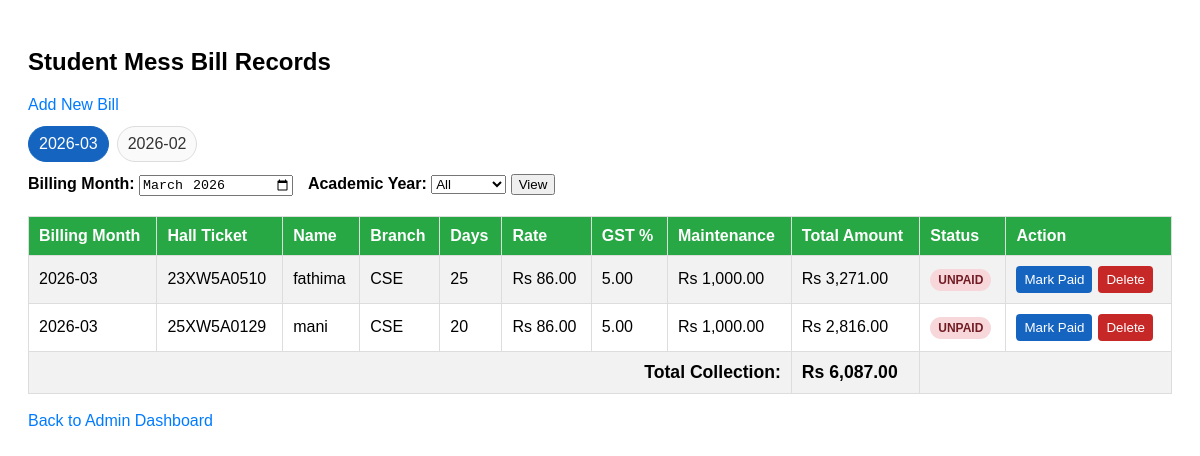
/view_bills.php, run on the app's committed database.
### tables this page shows
CREATE TABLE `student_bills` (
  `hall_ticket` varchar(10) NOT NULL,
  `student_name` text NOT NULL,
  `days_attended` int(11) NOT NULL,
  `rate_per_day` int(11) NOT NULL,
  `gst_percent` int(11) NOT NULL,
  `total_amount` int(11) NOT NULL,
  `maintenance_fee` decimal(10,2) NOT NULL DEFAULT 1000.00,
  `created_at` timestamp NOT NULL DEFAULT current_timestamp(),
  `billing_month` varchar(7) NOT NULL DEFAULT '2026-03',
  `payment_status` enum('paid','unpaid') NOT NULL DEFAULT 'unpaid',
  `student_id` int(11) DEFAULT NULL,
  `hostel_category` enum('boys','girls') NOT NULL DEFAULT 'boys'
);

CREATE TABLE `registered_students` (
  `id` int(11) NOT NULL,
  `hall_ticket` varchar(50) NOT NULL,
  `student_name` varchar(150) NOT NULL,
  `joining_date` date NOT NULL,
  `end_date` date DEFAULT NULL,
  `branch` varchar(100) NOT NULL,
  `phone_number` varchar(20) NOT NULL,
  `created_at` timestamp NOT NULL DEFAULT current_timestamp(),
  `join_academic_year` int(11) DEFAULT NULL,
  `current_year_at_join` tinyint(4) DEFAULT NULL,
  `current_academic_year` int(11) NOT NULL DEFAULT 1,
  `hostel_category` enum('boys','girls') NOT NULL DEFAULT 'boys',
  `expected_end_date` date DEFAULT NULL
);

### db_connect.php (called while the page is built, shortened)
<?php
function normalize_hostel(string $hostel): string {
    $hostel = strtolower(trim($hostel));
    return ($hostel === 'girls' || $hostel === 'boys') ? $hostel : 'all';
}
?>

### view_bills.php (the view, shortened to what this page needs)
<?php
include('db_connect.php');
$months = [];
$latestMonth = null;
$monthsRes = mysqli_query($conn, "SELECT DISTINCT billing_month FROM student_bills ORDER BY billing_month DESC");
if ($monthsRes) {
    while ($m = mysqli_fetch_assoc($monthsRes)) {
        $bm = (string)($m['billing_month'] ?? '');
        if ($bm !== '') {
            $months[] = $bm;
        }
    }
    if (count($months) > 0) {
        $latestMonth = $months[0];
    }
}
$selectedMonthParam = (string)($_GET['month'] ?? '');
$selectedMonth = $selectedMonthParam !== '' ? normalize_month($selectedMonthParam) : ($latestMonth ?? date('Y-m'));
$yearFilter = (string)($_GET['year'] ?? 'all');
$yearFilter = in_array($yearFilter, ['all', '1', '2', '3', '4'], true) ? $yearFilter : 'all';
$hostelFilter = normalize_hostel((string)($_GET['hostel'] ?? 'all'));
$sql = "SELECT
        sb.hall_ticket,
        COALESCE(rs.student_name, sb.student_name) AS student_name,
        rs.branch AS branch,
        sb.days_attended,
        sb.rate_per_day,
        sb.gst_percent,
        sb.maintenance_fee,
        sb.total_amount,
        sb.billing_month,
        sb.payment_status
    FROM student_bills sb
    LEFT JOIN registered_students rs
      ON (sb.student_id IS NOT NULL AND rs.id = sb.student_id)
      OR (sb.student_id IS NULL AND rs.hall_ticket = sb.hall_ticket)
    WHERE sb.billing_month = ?";
$sql .= " ORDER BY sb.hall_ticket ASC";
$stmt = mysqli_prepare($conn, $sql);
if ($stmt) {
    if ($yearFilter !== 'all' && $hostelFilter !== 'all') {
        $yf = (int)$yearFilter;
        mysqli_stmt_bind_param($stmt, 'sis', $selectedMonth, $yf, $hostelFilter);
    } elseif ($yearFilter !== 'all') {
        $yf = (int)$yearFilter;
        mysqli_stmt_bind_param($stmt, 'si', $selectedMonth, $yf);
    } elseif ($hostelFilter !== 'all') {
        mysqli_stmt_bind_param($stmt, 'ss', $selectedMonth, $hostelFilter);
    } else {
        mysqli_stmt_bind_param($stmt, 's', $selectedMonth);
    }
    mysqli_stmt_execute($stmt);
    $result = mysqli_stmt_get_result($stmt);
} else {
    $result = false;
}
?>
<!DOCTYPE html>
<html>
<head>
</head>
<body>
    <h2>Student Mess Bill Records</h2>
    <a class="link" href="index.php">Add New Bill</a>
    <?php if (count($months) > 0): ?>
        <div class="month-links">
            <?php foreach ($months as $m): ?>
                <a class="month-link <?= $m === $selectedMonth ? 'active' : '' ?>" href="view_bills.php?month=<?= urlencode($m) ?><?= $yearFilter !== 'all' ? '&year=' . urlencode($yearFilter) : '' ?><?= $hostelFilter !== 'all' ? '&hostel=' . urlencode($hostelFilter) : '' ?>">
                    <?= htmlspecialchars($m, ENT_QUOTES, 'UTF-8') ?>
                </a>
            <?php endforeach; ?>
        </div>
    <?php endif; ?>
    <form class="filter" method="GET" action="view_bills.php">
        <label for="month"><strong>Billing Month:</strong></label>
        <input type="month" id="month" name="month" value="<?= htmlspecialchars($selectedMonth, ENT_QUOTES, 'UTF-8') ?>">
        <label for="year" style="margin-left:10px;"><strong>Academic Year:</strong></label>
        <select id="year" name="year">
            <option value="all" <?= $yearFilter === 'all' ? 'selected' : '' ?>>All</option>
        </select>
        <button type="submit">View</button>
    </form>
    <table>
        <tr>
            <th>Billing Month</th>
            <th>Hall Ticket</th>
            <th>Name</th>
            <th>Branch</th>
            <th>Days</th>
            <th>Rate</th>
            <th>GST %</th>
            <th>Maintenance</th>
            <th>Total Amount</th>
            <th>Status</th>
            <th>Action</th>
        </tr>
        <?php
        $grand_total = 0;
        if ($result && mysqli_num_rows($result) > 0) {
            while ($row = mysqli_fetch_assoc($result)) {
                $grand_total += (float)$row['total_amount'];
                $status = strtolower((string)$row['payment_status']);
                $isPaid = $status === 'paid';
                $toggleTo = $isPaid ? 'unpaid' : 'paid';
                $toggleLabel = $isPaid ? 'Mark Unpaid' : 'Mark Paid';
                echo "<tr>
                    <td>" . htmlspecialchars($row['billing_month'], ENT_QUOTES, 'UTF-8') . "</td>
                    <td>" . htmlspecialchars($row['hall_ticket'], ENT_QUOTES, 'UTF-8') . "</td>
                    <td>" . htmlspecialchars($row['student_name'], ENT_QUOTES, 'UTF-8') . "</td>
                    <td>" . htmlspecialchars((string)($row['branch'] ?? ''), ENT_QUOTES, 'UTF-8') . "</td>
                    <td>" . (int)$row['days_attended'] . "</td>
                    <td>Rs " . number_format((float)$row['rate_per_day'], 2) . "</td>
                    <td>" . number_format((float)$row['gst_percent'], 2) . "</td>
                    <td>Rs " . number_format((float)$row['maintenance_fee'], 2) . "</td>
                    <td>Rs " . number_format((float)$row['total_amount'], 2) . "</td>
                    <td><span class='badge " . ($isPaid ? 'paid' : 'unpaid') . "'>" . strtoupper($status) . "</span></td>
                    <td>
                        <div class='action-wrap'>
                            <form method='POST' action='update_bill_status.php'>
                                <input type='hidden' name='hall_ticket' value='" . htmlspecialchars($row['hall_ticket'], ENT_QUOTES, 'UTF-8') . "'>
                                <input type='hidden' name='billing_month' value='" . htmlspecialchars($row['billing_month'], ENT_QUOTES, 'UTF-8') . "'>
                                <input type='hidden' name='status' value='" . $toggleTo . "'>
                                <input type='hidden' name='return_month' value='" . htmlspecialchars($selectedMonth, ENT_QUOTES, 'UTF-8') . "'>
                                <button class='btn-mini btn-toggle' type='submit'>" . $toggleLabel . "</button>
                            </form>
                            <form method='POST' action='delete_bill.php' onsubmit='return confirm(\"Delete this bill row?\");'>
                                <input type='hidden' name='hall_ticket' value='" . htmlspecialchars($row['hall_ticket'], ENT_QUOTES, 'UTF-8') . "'>
                                <input type='hidden' name='billing_month' value='" . htmlspecialchars($row['billing_month'], ENT_QUOTES, 'UTF-8') . "'>
                                <input type='hidden' name='return_month' value='" . htmlspecialchars($selectedMonth, ENT_QUOTES, 'UTF-8') . "'>
                                <button class='btn-mini btn-del' type='submit'>Delete</button>
                            </form>
                        </div>
                    </td>
                </tr>";
            }
        } else {
            echo "<tr><td colspan='11'>No bill records found for " . htmlspecialchars($selectedMonth, ENT_QUOTES, 'UTF-8') . ".</td></tr>";
        }
        ?>
        <tr class="total-row">
            <td colspan="8" style="text-align:right;">Total Collection:</td>
            <td>Rs <?php echo number_format($grand_total, 2); ?></td>
            <td colspan="2"></td>
        </tr>
    </table>
    <br>
    <a class="link" href="admin_section.php">Back to Admin Dashboard</a>
</body>
</html>

### view_bills.php (style rules this page uses)
body { font-family: Arial, sans-serif; padding: 20px; }
table { width: 100%; border-collapse: collapse; margin-top: 20px; }
th, td { border: 1px solid #ddd; padding: 10px; text-align: left; }
th { background-color: #28a745; color: white; }
tr:nth-child(even) { background-color: #f2f2f2; }
.total-row { background-color: #eee; font-weight: bold; font-size: 1.1em; }
.link { color: #007bff; text-decoration: none; }
.filter { margin-top: 12px; }
.month-links { margin-top: 12px; display: flex; flex-wrap: wrap; gap: 8px; }
.month-link { display: inline-block; padding: 8px 10px; border: 1px solid #ddd; border-radius: 999px; text-decoration: none; color: #333; background: #fafafa; }
.month-link.active { background: #1565c0; color: #fff; border-color: #1565c0; }
.badge { padding: 4px 8px; border-radius: 999px; font-size: 12px; font-weight: bold; }
.unpaid { background: #f8d7da; color: #721c24; }
.btn-mini { border: none; border-radius: 4px; padding: 6px 8px; color: #fff; cursor: pointer; }
.btn-del { background: #c62828; }
.btn-toggle { background: #1565c0; }
.action-wrap { display: flex; gap: 6px; }

### data on the page
student_bills: billing_month "2026-03", hall_ticket "23XW5A0510", student_name "fathima", student.branch "CSE", days_attended "25", rate_per_day "86.00", gst_percent "5.00", maintenance_fee "1,000.00", total_amount "3,271.00", payment_status "UNPAID", payment_status "Mark Paid"
student_bills: billing_month "2026-03", hall_ticket "25XW5A0129", student_name "mani", student.branch "CSE", days_attended "20", rate_per_day "86.00", gst_percent "5.00", maintenance_fee "1,000.00", total_amount "2,816.00", payment_status "UNPAID", payment_status "Mark Paid"

### other printed values
$m "2026-03"
$m "2026-02"
$grand_total "6,087.00"
